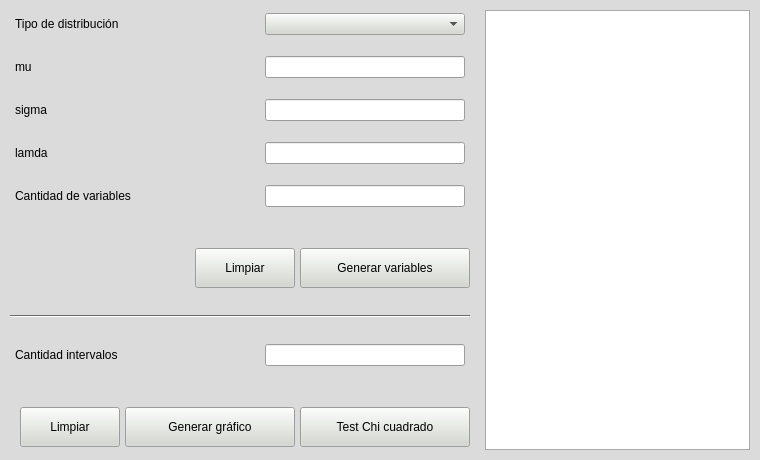
<?xml version="1.0" encoding="UTF-8"?>
<ui version="4.0">
 <class>ventana_generador_variables</class>
 <widget class="QMainWindow" name="ventana_generador_variables">
  <property name="geometry">
   <rect>
    <x>0</x>
    <y>0</y>
    <width>760</width>
    <height>444</height>
   </rect>
  </property>
  <property name="palette">
   <palette>
    <active>
     <colorrole role="WindowText">
      <brush brushstyle="SolidPattern">
       <color alpha="255">
        <red>0</red>
        <green>0</green>
        <blue>0</blue>
       </color>
      </brush>
     </colorrole>
     <colorrole role="Button">
      <brush brushstyle="SolidPattern">
       <color alpha="255">
        <red>211</red>
        <green>215</green>
        <blue>207</blue>
       </color>
      </brush>
     </colorrole>
     <colorrole role="Light">
      <brush brushstyle="SolidPattern">
       <color alpha="255">
        <red>255</red>
        <green>255</green>
        <blue>255</blue>
       </color>
      </brush>
     </colorrole>
     <colorrole role="Midlight">
      <brush brushstyle="SolidPattern">
       <color alpha="255">
        <red>233</red>
        <green>235</green>
        <blue>231</blue>
       </color>
      </brush>
     </colorrole>
     <colorrole role="Dark">
      <brush brushstyle="SolidPattern">
       <color alpha="255">
        <red>105</red>
        <green>107</green>
        <blue>103</blue>
       </color>
      </brush>
     </colorrole>
     <colorrole role="Mid">
      <brush brushstyle="SolidPattern">
       <color alpha="255">
        <red>141</red>
        <green>143</green>
        <blue>138</blue>
       </color>
      </brush>
     </colorrole>
     <colorrole role="Text">
      <brush brushstyle="SolidPattern">
       <color alpha="255">
        <red>0</red>
        <green>0</green>
        <blue>0</blue>
       </color>
      </brush>
     </colorrole>
     <colorrole role="BrightText">
      <brush brushstyle="SolidPattern">
       <color alpha="255">
        <red>255</red>
        <green>255</green>
        <blue>255</blue>
       </color>
      </brush>
     </colorrole>
     <colorrole role="ButtonText">
      <brush brushstyle="SolidPattern">
       <color alpha="255">
        <red>0</red>
        <green>0</green>
        <blue>0</blue>
       </color>
      </brush>
     </colorrole>
     <colorrole role="Base">
      <brush brushstyle="SolidPattern">
       <color alpha="255">
        <red>255</red>
        <green>255</green>
        <blue>255</blue>
       </color>
      </brush>
     </colorrole>
     <colorrole role="Window">
      <brush brushstyle="SolidPattern">
       <color alpha="255">
        <red>219</red>
        <green>219</green>
        <blue>219</blue>
       </color>
      </brush>
     </colorrole>
     <colorrole role="Shadow">
      <brush brushstyle="SolidPattern">
       <color alpha="255">
        <red>0</red>
        <green>0</green>
        <blue>0</blue>
       </color>
      </brush>
     </colorrole>
     <colorrole role="AlternateBase">
      <brush brushstyle="SolidPattern">
       <color alpha="255">
        <red>233</red>
        <green>235</green>
        <blue>231</blue>
       </color>
      </brush>
     </colorrole>
     <colorrole role="ToolTipBase">
      <brush brushstyle="SolidPattern">
       <color alpha="255">
        <red>255</red>
        <green>255</green>
        <blue>220</blue>
       </color>
      </brush>
     </colorrole>
     <colorrole role="ToolTipText">
      <brush brushstyle="SolidPattern">
       <color alpha="255">
        <red>0</red>
        <green>0</green>
        <blue>0</blue>
       </color>
      </brush>
     </colorrole>
     <colorrole role="PlaceholderText">
      <brush brushstyle="NoBrush">
       <color alpha="128">
        <red>0</red>
        <green>0</green>
        <blue>0</blue>
       </color>
      </brush>
     </colorrole>
    </active>
    <inactive>
     <colorrole role="WindowText">
      <brush brushstyle="SolidPattern">
       <color alpha="255">
        <red>0</red>
        <green>0</green>
        <blue>0</blue>
       </color>
      </brush>
     </colorrole>
     <colorrole role="Button">
      <brush brushstyle="SolidPattern">
       <color alpha="255">
        <red>211</red>
        <green>215</green>
        <blue>207</blue>
       </color>
      </brush>
     </colorrole>
     <colorrole role="Light">
      <brush brushstyle="SolidPattern">
       <color alpha="255">
        <red>255</red>
        <green>255</green>
        <blue>255</blue>
       </color>
      </brush>
     </colorrole>
     <colorrole role="Midlight">
      <brush brushstyle="SolidPattern">
       <color alpha="255">
        <red>233</red>
        <green>235</green>
        <blue>231</blue>
       </color>
      </brush>
     </colorrole>
     <colorrole role="Dark">
      <brush brushstyle="SolidPattern">
       <color alpha="255">
        <red>105</red>
        <green>107</green>
        <blue>103</blue>
       </color>
      </brush>
     </colorrole>
     <colorrole role="Mid">
      <brush brushstyle="SolidPattern">
       <color alpha="255">
        <red>141</red>
        <green>143</green>
        <blue>138</blue>
       </color>
      </brush>
     </colorrole>
     <colorrole role="Text">
      <brush brushstyle="SolidPattern">
       <color alpha="255">
        <red>0</red>
        <green>0</green>
        <blue>0</blue>
       </color>
      </brush>
     </colorrole>
     <colorrole role="BrightText">
      <brush brushstyle="SolidPattern">
       <color alpha="255">
        <red>255</red>
        <green>255</green>
        <blue>255</blue>
       </color>
      </brush>
     </colorrole>
     <colorrole role="ButtonText">
      <brush brushstyle="SolidPattern">
       <color alpha="255">
        <red>0</red>
        <green>0</green>
        <blue>0</blue>
       </color>
      </brush>
     </colorrole>
     <colorrole role="Base">
      <brush brushstyle="SolidPattern">
       <color alpha="255">
        <red>255</red>
        <green>255</green>
        <blue>255</blue>
       </color>
      </brush>
     </colorrole>
     <colorrole role="Window">
      <brush brushstyle="SolidPattern">
       <color alpha="255">
        <red>219</red>
        <green>219</green>
        <blue>219</blue>
       </color>
      </brush>
     </colorrole>
     <colorrole role="Shadow">
      <brush brushstyle="SolidPattern">
       <color alpha="255">
        <red>0</red>
        <green>0</green>
        <blue>0</blue>
       </color>
      </brush>
     </colorrole>
     <colorrole role="AlternateBase">
      <brush brushstyle="SolidPattern">
       <color alpha="255">
        <red>233</red>
        <green>235</green>
        <blue>231</blue>
       </color>
      </brush>
     </colorrole>
     <colorrole role="ToolTipBase">
      <brush brushstyle="SolidPattern">
       <color alpha="255">
        <red>255</red>
        <green>255</green>
        <blue>220</blue>
       </color>
      </brush>
     </colorrole>
     <colorrole role="ToolTipText">
      <brush brushstyle="SolidPattern">
       <color alpha="255">
        <red>0</red>
        <green>0</green>
        <blue>0</blue>
       </color>
      </brush>
     </colorrole>
     <colorrole role="PlaceholderText">
      <brush brushstyle="NoBrush">
       <color alpha="128">
        <red>0</red>
        <green>0</green>
        <blue>0</blue>
       </color>
      </brush>
     </colorrole>
    </inactive>
    <disabled>
     <colorrole role="WindowText">
      <brush brushstyle="SolidPattern">
       <color alpha="255">
        <red>105</red>
        <green>107</green>
        <blue>103</blue>
       </color>
      </brush>
     </colorrole>
     <colorrole role="Button">
      <brush brushstyle="SolidPattern">
       <color alpha="255">
        <red>211</red>
        <green>215</green>
        <blue>207</blue>
       </color>
      </brush>
     </colorrole>
     <colorrole role="Light">
      <brush brushstyle="SolidPattern">
       <color alpha="255">
        <red>255</red>
        <green>255</green>
        <blue>255</blue>
       </color>
      </brush>
     </colorrole>
     <colorrole role="Midlight">
      <brush brushstyle="SolidPattern">
       <color alpha="255">
        <red>233</red>
        <green>235</green>
        <blue>231</blue>
       </color>
      </brush>
     </colorrole>
     <colorrole role="Dark">
      <brush brushstyle="SolidPattern">
       <color alpha="255">
        <red>105</red>
        <green>107</green>
        <blue>103</blue>
       </color>
      </brush>
     </colorrole>
     <colorrole role="Mid">
      <brush brushstyle="SolidPattern">
       <color alpha="255">
        <red>141</red>
        <green>143</green>
        <blue>138</blue>
       </color>
      </brush>
     </colorrole>
     <colorrole role="Text">
      <brush brushstyle="SolidPattern">
       <color alpha="255">
        <red>105</red>
        <green>107</green>
        <blue>103</blue>
       </color>
      </brush>
     </colorrole>
     <colorrole role="BrightText">
      <brush brushstyle="SolidPattern">
       <color alpha="255">
        <red>255</red>
        <green>255</green>
        <blue>255</blue>
       </color>
      </brush>
     </colorrole>
     <colorrole role="ButtonText">
      <brush brushstyle="SolidPattern">
       <color alpha="255">
        <red>105</red>
        <green>107</green>
        <blue>103</blue>
       </color>
      </brush>
     </colorrole>
     <colorrole role="Base">
      <brush brushstyle="SolidPattern">
       <color alpha="255">
        <red>219</red>
        <green>219</green>
        <blue>219</blue>
       </color>
      </brush>
     </colorrole>
     <colorrole role="Window">
      <brush brushstyle="SolidPattern">
       <color alpha="255">
        <red>219</red>
        <green>219</green>
        <blue>219</blue>
       </color>
      </brush>
     </colorrole>
     <colorrole role="Shadow">
      <brush brushstyle="SolidPattern">
       <color alpha="255">
        <red>0</red>
        <green>0</green>
        <blue>0</blue>
       </color>
      </brush>
     </colorrole>
     <colorrole role="AlternateBase">
      <brush brushstyle="SolidPattern">
       <color alpha="255">
        <red>211</red>
        <green>215</green>
        <blue>207</blue>
       </color>
      </brush>
     </colorrole>
     <colorrole role="ToolTipBase">
      <brush brushstyle="SolidPattern">
       <color alpha="255">
        <red>255</red>
        <green>255</green>
        <blue>220</blue>
       </color>
      </brush>
     </colorrole>
     <colorrole role="ToolTipText">
      <brush brushstyle="SolidPattern">
       <color alpha="255">
        <red>0</red>
        <green>0</green>
        <blue>0</blue>
       </color>
      </brush>
     </colorrole>
     <colorrole role="PlaceholderText">
      <brush brushstyle="NoBrush">
       <color alpha="128">
        <red>0</red>
        <green>0</green>
        <blue>0</blue>
       </color>
      </brush>
     </colorrole>
    </disabled>
   </palette>
  </property>
  <property name="windowTitle">
   <string>Generación de variables aleatorias</string>
  </property>
  <property name="windowIcon">
   <iconset resource="recursos/sim.qrc">
    <normaloff>:/sim/sim.png</normaloff>:/sim/sim.png</iconset>
  </property>
  <property name="iconSize">
   <size>
    <width>15</width>
    <height>15</height>
   </size>
  </property>
  <widget class="QWidget" name="central_widget">
   <layout class="QGridLayout" name="gridLayout">
    <property name="leftMargin">
     <number>10</number>
    </property>
    <property name="topMargin">
     <number>10</number>
    </property>
    <property name="rightMargin">
     <number>10</number>
    </property>
    <property name="bottomMargin">
     <number>10</number>
    </property>
    <property name="horizontalSpacing">
     <number>5</number>
    </property>
    <item row="0" column="0">
     <layout class="QHBoxLayout" name="lyt_horizontal_0_0">
      <property name="spacing">
       <number>15</number>
      </property>
      <item>
       <layout class="QHBoxLayout" name="lyt_horizontal_1_0">
        <item>
         <layout class="QVBoxLayout" name="lyt_vertical_2_0">
          <item>
           <layout class="QHBoxLayout" name="lyt_horizontal_3_0">
            <property name="spacing">
             <number>5</number>
            </property>
            <property name="leftMargin">
             <number>5</number>
            </property>
            <property name="topMargin">
             <number>3</number>
            </property>
            <property name="rightMargin">
             <number>5</number>
            </property>
            <property name="bottomMargin">
             <number>3</number>
            </property>
            <item>
             <widget class="QLabel" name="lbl_metodo_generacion">
              <property name="text">
               <string>Tipo de distribución</string>
              </property>
             </widget>
            </item>
            <item>
             <spacer name="spacer_horizontal_0">
              <property name="orientation">
               <enum>Qt::Horizontal</enum>
              </property>
              <property name="sizeType">
               <enum>QSizePolicy::Expanding</enum>
              </property>
              <property name="sizeHint" stdset="0">
               <size>
                <width>0</width>
                <height>0</height>
               </size>
              </property>
             </spacer>
            </item>
            <item>
             <widget class="QComboBox" name="cmb_tipo_distribucion">
              <property name="sizePolicy">
               <sizepolicy hsizetype="Fixed" vsizetype="Fixed">
                <horstretch>0</horstretch>
                <verstretch>0</verstretch>
               </sizepolicy>
              </property>
              <property name="minimumSize">
               <size>
                <width>200</width>
                <height>0</height>
               </size>
              </property>
             </widget>
            </item>
           </layout>
          </item>
          <item>
           <layout class="QHBoxLayout" name="lyt_horizontal_3_1">
            <property name="spacing">
             <number>5</number>
            </property>
            <property name="leftMargin">
             <number>5</number>
            </property>
            <property name="topMargin">
             <number>3</number>
            </property>
            <property name="rightMargin">
             <number>5</number>
            </property>
            <property name="bottomMargin">
             <number>3</number>
            </property>
            <item>
             <widget class="QLabel" name="lbl_mu">
              <property name="text">
               <string>mu</string>
              </property>
             </widget>
            </item>
            <item>
             <spacer name="spacer_horizontal_1">
              <property name="orientation">
               <enum>Qt::Horizontal</enum>
              </property>
              <property name="sizeHint" stdset="0">
               <size>
                <width>0</width>
                <height>0</height>
               </size>
              </property>
             </spacer>
            </item>
            <item>
             <widget class="QLineEdit" name="txt_mu">
              <property name="sizePolicy">
               <sizepolicy hsizetype="Fixed" vsizetype="Fixed">
                <horstretch>0</horstretch>
                <verstretch>0</verstretch>
               </sizepolicy>
              </property>
              <property name="minimumSize">
               <size>
                <width>200</width>
                <height>0</height>
               </size>
              </property>
             </widget>
            </item>
           </layout>
          </item>
          <item>
           <layout class="QHBoxLayout" name="lyt_horizontal_3_2">
            <property name="spacing">
             <number>5</number>
            </property>
            <property name="leftMargin">
             <number>5</number>
            </property>
            <property name="topMargin">
             <number>3</number>
            </property>
            <property name="rightMargin">
             <number>5</number>
            </property>
            <property name="bottomMargin">
             <number>3</number>
            </property>
            <item>
             <widget class="QLabel" name="lbl_sigma">
              <property name="text">
               <string>sigma</string>
              </property>
             </widget>
            </item>
            <item>
             <spacer name="spacer_horizontal_2">
              <property name="orientation">
               <enum>Qt::Horizontal</enum>
              </property>
              <property name="sizeHint" stdset="0">
               <size>
                <width>0</width>
                <height>0</height>
               </size>
              </property>
             </spacer>
            </item>
            <item>
             <widget class="QLineEdit" name="txt_sigma">
              <property name="sizePolicy">
               <sizepolicy hsizetype="Fixed" vsizetype="Fixed">
                <horstretch>0</horstretch>
                <verstretch>0</verstretch>
               </sizepolicy>
              </property>
              <property name="minimumSize">
               <size>
                <width>200</width>
                <height>0</height>
               </size>
              </property>
             </widget>
            </item>
           </layout>
          </item>
          <item>
           <layout class="QHBoxLayout" name="lyt_horizontal_3_3">
            <property name="spacing">
             <number>5</number>
            </property>
            <property name="leftMargin">
             <number>5</number>
            </property>
            <property name="topMargin">
             <number>3</number>
            </property>
            <property name="rightMargin">
             <number>5</number>
            </property>
            <property name="bottomMargin">
             <number>3</number>
            </property>
            <item>
             <widget class="QLabel" name="lbl_lambda">
              <property name="text">
               <string>lamda</string>
              </property>
             </widget>
            </item>
            <item>
             <spacer name="spacer_horizontal_3">
              <property name="orientation">
               <enum>Qt::Horizontal</enum>
              </property>
              <property name="sizeHint" stdset="0">
               <size>
                <width>0</width>
                <height>0</height>
               </size>
              </property>
             </spacer>
            </item>
            <item>
             <widget class="QLineEdit" name="txt_lambda">
              <property name="sizePolicy">
               <sizepolicy hsizetype="Fixed" vsizetype="Fixed">
                <horstretch>0</horstretch>
                <verstretch>0</verstretch>
               </sizepolicy>
              </property>
              <property name="minimumSize">
               <size>
                <width>200</width>
                <height>0</height>
               </size>
              </property>
             </widget>
            </item>
           </layout>
          </item>
          <item>
           <layout class="QHBoxLayout" name="lyt_horizontal_3_4">
            <property name="spacing">
             <number>5</number>
            </property>
            <property name="leftMargin">
             <number>5</number>
            </property>
            <property name="topMargin">
             <number>3</number>
            </property>
            <property name="rightMargin">
             <number>5</number>
            </property>
            <property name="bottomMargin">
             <number>3</number>
            </property>
            <item>
             <widget class="QLabel" name="txt_cantidad_variables_2">
              <property name="text">
               <string>Cantidad de variables</string>
              </property>
             </widget>
            </item>
            <item>
             <spacer name="spacer_horizontal_4">
              <property name="orientation">
               <enum>Qt::Horizontal</enum>
              </property>
              <property name="sizeType">
               <enum>QSizePolicy::Expanding</enum>
              </property>
              <property name="sizeHint" stdset="0">
               <size>
                <width>0</width>
                <height>0</height>
               </size>
              </property>
             </spacer>
            </item>
            <item>
             <widget class="QLineEdit" name="txt_cantidad_variables">
              <property name="sizePolicy">
               <sizepolicy hsizetype="Fixed" vsizetype="Fixed">
                <horstretch>0</horstretch>
                <verstretch>0</verstretch>
               </sizepolicy>
              </property>
              <property name="minimumSize">
               <size>
                <width>200</width>
                <height>0</height>
               </size>
              </property>
             </widget>
            </item>
           </layout>
          </item>
          <item>
           <spacer name="spacer_vertical_0">
            <property name="orientation">
             <enum>Qt::Vertical</enum>
            </property>
            <property name="sizeType">
             <enum>QSizePolicy::Fixed</enum>
            </property>
            <property name="sizeHint" stdset="0">
             <size>
              <width>0</width>
              <height>20</height>
             </size>
            </property>
           </spacer>
          </item>
          <item>
           <layout class="QHBoxLayout" name="lyt_horizontal_3_5">
            <property name="spacing">
             <number>5</number>
            </property>
            <property name="leftMargin">
             <number>0</number>
            </property>
            <property name="topMargin">
             <number>3</number>
            </property>
            <property name="rightMargin">
             <number>0</number>
            </property>
            <property name="bottomMargin">
             <number>3</number>
            </property>
            <item>
             <spacer name="spacer_horizontal_5">
              <property name="orientation">
               <enum>Qt::Horizontal</enum>
              </property>
              <property name="sizeType">
               <enum>QSizePolicy::Expanding</enum>
              </property>
              <property name="sizeHint" stdset="0">
               <size>
                <width>0</width>
                <height>0</height>
               </size>
              </property>
             </spacer>
            </item>
            <item>
             <widget class="QPushButton" name="btn_limpiar_generar_variables">
              <property name="minimumSize">
               <size>
                <width>100</width>
                <height>40</height>
               </size>
              </property>
              <property name="text">
               <string>Limpiar</string>
              </property>
              <property name="autoDefault">
               <bool>true</bool>
              </property>
             </widget>
            </item>
            <item>
             <widget class="QPushButton" name="btn_generar_variables">
              <property name="minimumSize">
               <size>
                <width>170</width>
                <height>40</height>
               </size>
              </property>
              <property name="text">
               <string>Generar variables</string>
              </property>
              <property name="autoDefault">
               <bool>true</bool>
              </property>
             </widget>
            </item>
           </layout>
          </item>
          <item>
           <widget class="Line" name="separator_0">
            <property name="minimumSize">
             <size>
              <width>0</width>
              <height>20</height>
             </size>
            </property>
            <property name="orientation">
             <enum>Qt::Horizontal</enum>
            </property>
           </widget>
          </item>
          <item>
           <layout class="QHBoxLayout" name="lyt_horizontal_3_6">
            <property name="spacing">
             <number>5</number>
            </property>
            <property name="leftMargin">
             <number>5</number>
            </property>
            <property name="topMargin">
             <number>3</number>
            </property>
            <property name="rightMargin">
             <number>5</number>
            </property>
            <property name="bottomMargin">
             <number>3</number>
            </property>
            <item>
             <widget class="QLabel" name="lbl_cantidad_intervalos">
              <property name="text">
               <string>Cantidad intervalos</string>
              </property>
             </widget>
            </item>
            <item>
             <spacer name="spacer_horizontal_6">
              <property name="orientation">
               <enum>Qt::Horizontal</enum>
              </property>
              <property name="sizeHint" stdset="0">
               <size>
                <width>0</width>
                <height>0</height>
               </size>
              </property>
             </spacer>
            </item>
            <item>
             <widget class="QLineEdit" name="txt_cantidad_intervalos">
              <property name="minimumSize">
               <size>
                <width>200</width>
                <height>0</height>
               </size>
              </property>
             </widget>
            </item>
           </layout>
          </item>
          <item>
           <spacer name="spacer_vertical_1">
            <property name="orientation">
             <enum>Qt::Vertical</enum>
            </property>
            <property name="sizeType">
             <enum>QSizePolicy::Fixed</enum>
            </property>
            <property name="sizeHint" stdset="0">
             <size>
              <width>0</width>
              <height>20</height>
             </size>
            </property>
           </spacer>
          </item>
          <item>
           <layout class="QHBoxLayout" name="lyt_horizontal_3_7">
            <property name="spacing">
             <number>5</number>
            </property>
            <property name="topMargin">
             <number>3</number>
            </property>
            <property name="bottomMargin">
             <number>3</number>
            </property>
            <item>
             <spacer name="spacer_horizontal_7">
              <property name="orientation">
               <enum>Qt::Horizontal</enum>
              </property>
              <property name="sizeType">
               <enum>QSizePolicy::Fixed</enum>
              </property>
              <property name="sizeHint" stdset="0">
               <size>
                <width>10</width>
                <height>0</height>
               </size>
              </property>
             </spacer>
            </item>
            <item>
             <widget class="QPushButton" name="btn_limpiar_prueba_frecuencia">
              <property name="minimumSize">
               <size>
                <width>100</width>
                <height>40</height>
               </size>
              </property>
              <property name="text">
               <string>Limpiar</string>
              </property>
              <property name="autoDefault">
               <bool>true</bool>
              </property>
             </widget>
            </item>
            <item>
             <widget class="QPushButton" name="btn_generar_grafico">
              <property name="minimumSize">
               <size>
                <width>170</width>
                <height>40</height>
               </size>
              </property>
              <property name="text">
               <string>Generar gráfico</string>
              </property>
             </widget>
            </item>
            <item>
             <widget class="QPushButton" name="btn_test_chi_cuadrado">
              <property name="minimumSize">
               <size>
                <width>170</width>
                <height>40</height>
               </size>
              </property>
              <property name="text">
               <string>Test Chi cuadrado</string>
              </property>
              <property name="autoDefault">
               <bool>true</bool>
              </property>
             </widget>
            </item>
           </layout>
          </item>
         </layout>
        </item>
       </layout>
      </item>
      <item>
       <layout class="QHBoxLayout" name="lyt_vertical_1_1">
        <item>
         <widget class="QTableWidget" name="grid_variables_generadas">
          <property name="minimumSize">
           <size>
            <width>250</width>
            <height>420</height>
           </size>
          </property>
          <property name="editTriggers">
           <set>QAbstractItemView::NoEditTriggers</set>
          </property>
          <attribute name="horizontalHeaderDefaultSectionSize">
           <number>124</number>
          </attribute>
          <attribute name="horizontalHeaderStretchLastSection">
           <bool>true</bool>
          </attribute>
          <attribute name="verticalHeaderVisible">
           <bool>false</bool>
          </attribute>
         </widget>
        </item>
       </layout>
      </item>
     </layout>
    </item>
   </layout>
  </widget>
 </widget>
 <resources>
  <include location="recursos/sim.qrc"/>
 </resources>
 <connections/>
</ui>
